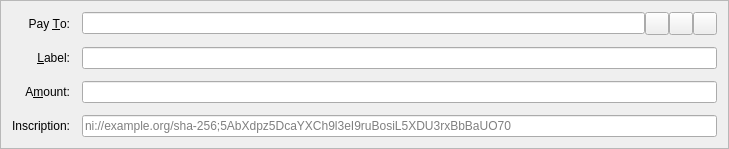
<?xml version="1.0" encoding="UTF-8"?>
<ui version="4.0">
 <class>SendCoinsEntry</class>
 <widget class="QFrame" name="SendCoinsEntry">
  <property name="geometry">
   <rect>
    <x>0</x>
    <y>0</y>
    <width>729</width>
    <height>136</height>
   </rect>
  </property>
  <property name="windowTitle">
   <string>Form</string>
  </property>
  <property name="frameShape">
   <enum>QFrame::StyledPanel</enum>
  </property>
  <property name="frameShadow">
   <enum>QFrame::Sunken</enum>
  </property>
  <layout class="QGridLayout" name="gridLayout">
   <property name="spacing">
    <number>12</number>
   </property>
   <item row="3" column="0">
    <widget class="QLabel" name="label_2">
     <property name="text">
      <string>Pay &amp;To:</string>
     </property>
     <property name="alignment">
      <set>Qt::AlignRight|Qt::AlignTrailing|Qt::AlignVCenter</set>
     </property>
     <property name="buddy">
      <cstring>payTo</cstring>
     </property>
    </widget>
   </item>
   <item row="3" column="1">
    <layout class="QHBoxLayout" name="payToLayout">
     <property name="spacing">
      <number>0</number>
     </property>
     <item>
      <widget class="QValidatedLineEdit" name="payTo">
       <property name="toolTip">
        <string>The address to send the payment to (e.g. 1NS17iag9jJgTHD1VXjvLCEnZuQ3rJDE9L)</string>
       </property>
       <property name="maxLength">
        <number>34</number>
       </property>
      </widget>
     </item>
     <item>
      <widget class="QToolButton" name="addressBookButton">
       <property name="toolTip">
        <string>Choose address from address book</string>
       </property>
       <property name="text">
        <string/>
       </property>
       <property name="icon">
        <iconset resource="../bitcoin.qrc">
         <normaloff>:/icons/address-book</normaloff>:/icons/address-book</iconset>
       </property>
       <property name="shortcut">
        <string>Alt+A</string>
       </property>
      </widget>
     </item>
     <item>
      <widget class="QToolButton" name="pasteButton">
       <property name="toolTip">
        <string>Paste address from clipboard</string>
       </property>
       <property name="text">
        <string/>
       </property>
       <property name="icon">
        <iconset resource="../bitcoin.qrc">
         <normaloff>:/icons/editpaste</normaloff>:/icons/editpaste</iconset>
       </property>
       <property name="shortcut">
        <string>Alt+P</string>
       </property>
      </widget>
     </item>
     <item>
      <widget class="QToolButton" name="deleteButton">
       <property name="toolTip">
        <string>Remove this recipient</string>
       </property>
       <property name="text">
        <string/>
       </property>
       <property name="icon">
        <iconset resource="../bitcoin.qrc">
         <normaloff>:/icons/remove</normaloff>:/icons/remove</iconset>
       </property>
      </widget>
     </item>
    </layout>
   </item>
   <item row="4" column="0">
    <widget class="QLabel" name="label_4">
     <property name="text">
      <string>&amp;Label:</string>
     </property>
     <property name="alignment">
      <set>Qt::AlignRight|Qt::AlignTrailing|Qt::AlignVCenter</set>
     </property>
     <property name="buddy">
      <cstring>addAsLabel</cstring>
     </property>
    </widget>
   </item>
   <item row="4" column="1">
    <widget class="QValidatedLineEdit" name="addAsLabel">
     <property name="toolTip">
      <string>Enter a label for this address to add it to your address book</string>
     </property>
    </widget>
   </item>
   <item row="5" column="0">
    <widget class="QLabel" name="label">
     <property name="text">
      <string>A&amp;mount:</string>
     </property>
     <property name="alignment">
      <set>Qt::AlignRight|Qt::AlignTrailing|Qt::AlignVCenter</set>
     </property>
     <property name="buddy">
      <cstring>payAmount</cstring>
     </property>
    </widget>
   </item>
   <item row="5" column="1">
    <widget class="BitcoinAmountField" name="payAmount"/>
   </item>
   <item row="6" column="0">
    <widget class="QLabel" name="inscriptionLabel">
     <property name="text">
      <string>Inscription:</string>
     </property>
     <property name="alignment">
      <set>Qt::AlignRight|Qt::AlignTrailing|Qt::AlignVCenter</set>
     </property>
    </widget>
   </item>
   <item row="6" column="1">
    <widget class="QLineEdit" name="inscriptionText">
     <property name="toolTip">
      <string>A (max 100 chars) string of ASCII characters which will be stored with the transaction on the Datacoin blockchain.</string>
     </property>
     <property name="placeholderText">
      <string>ni://example.org/sha-256;5AbXdpz5DcaYXCh9l3eI9ruBosiL5XDU3rxBbBaUO70</string>
     </property>
     <property name="maxLength">
      <number>100</number>
     </property>
    </widget>
   </item>
  </layout>
 </widget>
 <customwidgets>
  <customwidget>
   <class>BitcoinAmountField</class>
   <extends>QLineEdit</extends>
   <header>bitcoinamountfield.h</header>
   <container>1</container>
  </customwidget>
  <customwidget>
   <class>QValidatedLineEdit</class>
   <extends>QLineEdit</extends>
   <header>qvalidatedlineedit.h</header>
  </customwidget>
 </customwidgets>
 <resources>
  <include location="../bitcoin.qrc"/>
 </resources>
 <connections/>
</ui>
